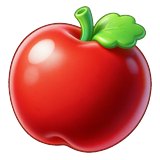
#> input picture assets/pat/apple.png, 160 x 160 px
$ python -i iconize.py   (imports and definitions only)
#> lines starting #> are read from the running program, lines starting #| are printed output that depends on the picture; after the words box and inside, x2 and y2 are one past the last pixel; in counts of white or black regions, pixels touching at a corner belong together
"""iconize.py —— 把 AI 生成的浅底图批量抠成透明 PNG，并统一尺寸。

用法：python tools/iconize.py
输入：assets/raw/*.png（按文件时间排序，顺序对应 NAMES）
输出：assets/pat/<name>.png（192x192 透明，主体最长边占 88%）
      tools/shots/pat-preview.png（4x3 预览拼图，人眼验收用）

核心：背景不是真透明，需要自己抠。用「颜色相似 + 从边界连通传播」判定背景，
      这样主体内部的浅色区域（羊的白毛、白菜的白帮、蘑菇的白点）不会被误抠成洞。
"""
import os
import glob
import numpy as np
from PIL import Image, ImageFilter

ROOT = os.path.dirname(os.path.dirname(os.path.abspath(__file__)))
NAMES = ['carrot', 'cabbage', 'corn', 'apple', 'mushroom', 'strawberry',
         'sheep', 'eggplant', 'banana', 'peach', 'lemon', 'grape']
OUT_SIZE = 160
FILL = 0.92          # 主体最长边占画布比例
THRESH = 44          # 与背景色的最大通道差阈值
SHRINK = 1           # 背景掩膜向内膨胀像素数（吃掉边缘过渡白边）


def dilate(m):
    out = m.copy()
    out[1:, :] |= m[:-1, :]
    out[:-1, :] |= m[1:, :]
    out[:, 1:] |= m[:, :-1]
    out[:, :-1] |= m[:, 1:]
    return out


def matte(path):
#> called with path = '../assets/pat/apple.png'
    im = Image.open(path).convert('RGB')
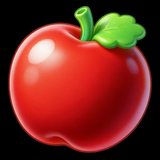
#> im: PIL image 160x160 RGB; mean R, G, B 114.5, 43.3, 32
    a = np.asarray(im).astype(np.int16)
    h, w, _ = a.shape
#> h = 160; w = 160

    edge = np.concatenate([a[0, :, :], a[-1, :, :], a[:, 0, :], a[:, -1, :]], axis=0)
#> edge = 640 rows, first 8: [0, 0, 0], [0, 0, 0], [0, 0, 0], [0, 0, 0], [0, 0, 0], [0, 0, 0], [0, 0, 0], [0, 0, 0]
    bg = np.median(edge, axis=0)
#> bg = [0, 0, 0]
    dist = np.abs(a - bg).max(axis=2)
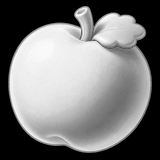
#> dist: shape (160, 160) float64; min 0, max 254, mean 120.5
    cand = dist < THRESH
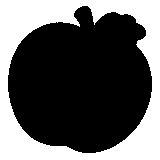
#> cand: shape (160, 160) bool; 36.9% white; 1 white region, box (x1, y1, x2, y2) and area: (0, 0, 160, 160) 9444

    reach = np.zeros((h, w), bool)
    reach[0, :] = cand[0, :]
#> reach: shape (160, 160) bool; 0.62% white in thin lines or dots, all inside (x1, y1, x2, y2) = (0, 0, 160, 1)
    reach[-1, :] |= cand[-1, :]
    reach[:, 0] |= cand[:, 0]
    reach[:, -1] |= cand[:, -1]
#> reach: shape (160, 160) bool; 2.5% white in thin lines or dots
    for _ in range(5000):
        nxt = dilate(reach) & cand
        if nxt.sum() == reach.sum():
            break
        reach = nxt

    for _ in range(SHRINK):
        reach = dilate(reach)

    alpha = np.where(reach, 0, 255).astype(np.uint8)
#> alpha: shape (160, 160); 61.3% white; 1 black region, box (x1, y1, x2, y2) and area: (0, 0, 160, 160) 9906
    alpha_im = Image.fromarray(alpha, 'L').filter(ImageFilter.GaussianBlur(0.65))
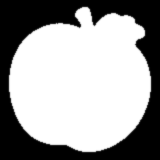
#> alpha_im: PIL image 160x160 L; min 0, max 255, mean 156.3
    rgba = im.convert('RGBA')
    rgba.putalpha(alpha_im)
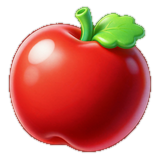
#> rgba: PIL image 160x160 RGBA; mean R, G, B, A 114.5, 43.3, 32, 156.3; transparent parts drawn white

    solid = alpha_im.point(lambda v: 255 if v > 12 else 0)
#> solid: PIL image 160x160 L; 63.1% white; 1 black region, box (x1, y1, x2, y2) and area: (0, 0, 160, 160) 9440
    bbox = solid.getbbox()
#> bbox = (8, 6, 152, 153)
    if not bbox:
        raise RuntimeError('empty matte: ' + path)
    crop = rgba.crop(bbox)
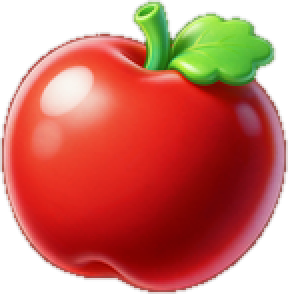
#> crop: PIL image 144x147 RGBA (shown 2 times larger); mean R, G, B, A 138.4, 52.3, 38.7, 189.1; transparent parts drawn white

    k = (OUT_SIZE * FILL) / max(crop.width, crop.height)
#> k = 1
    nw, nh = max(1, round(crop.width * k)), max(1, round(crop.height * k))
#> nw = 144; nh = 147
    crop = crop.resize((nw, nh), Image.LANCZOS)

    canvas = Image.new('RGBA', (OUT_SIZE, OUT_SIZE), (0, 0, 0, 0))
#> canvas: PIL image 160x160 RGBA; every value is 0
    canvas.paste(crop, ((OUT_SIZE - nw) // 2, (OUT_SIZE - nh) // 2), crop)
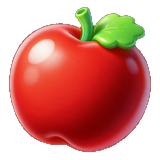
#> canvas: PIL image 160x160 RGBA; mean R, G, B, A 112.5, 42.2, 31.5, 154.6; transparent parts drawn white
    return canvas, (bbox[2] - bbox[0], bbox[3] - bbox[1]), bg


def main():
    files = sorted(glob.glob(os.path.join(ROOT, 'assets/raw/*.png')), key=os.path.getmtime)
    if len(files) < len(NAMES):
        raise SystemExit('需要 %d 张原图，实际 %d 张' % (len(NAMES), len(files)))
    outdir = os.path.join(ROOT, 'assets/pat')
    os.makedirs(outdir, exist_ok=True)

    icons = []
    for name, f in zip(NAMES, files):
        icon, box, bg = matte(f)
        icon.save(os.path.join(outdir, name + '.png'), optimize=True)
        icons.append(icon)
        print('%-10s bbox=%sx%s bg=%s -> %dKB' % (
            name, box[0], box[1], tuple(int(x) for x in bg),
            os.path.getsize(os.path.join(outdir, name + '.png')) // 1024))

    # 预览拼图
    cell, cols = OUT_SIZE, 4
    rows = (len(icons) + cols - 1) // cols
    pad = 18
    W = cols * cell + (cols + 1) * pad
    H = rows * cell + (rows + 1) * pad
    sheet = Image.new('RGB', (W, H), (252, 246, 238))
    for i, ic in enumerate(icons):
        x = pad + (i % cols) * (cell + pad)
        y = pad + (i // cols) * (cell + pad)
        tile = Image.new('RGBA', (cell, cell), (255, 255, 255, 255))
        tile.paste(ic, (0, 0), ic)
        sheet.paste(tile.convert('RGB'), (x, y))
    shots = os.path.join(ROOT, 'tools/shots')
    os.makedirs(shots, exist_ok=True)
    sheet.save(os.path.join(shots, 'pat-preview.png'))
    print('preview ->', os.path.join(shots, 'pat-preview.png'))


# [2 lines not run here, left out]

>>> result = matte('../assets/pat/apple.png')

$ run again, on assets/pat/corn.png
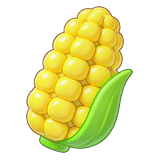
#> input picture assets/pat/corn.png, 160 x 160 px
#> edge = 640 rows, first 8: [0, 0, 0], [0, 0, 0], [0, 0, 0], [0, 0, 0], [0, 0, 0], [0, 0, 0], [0, 0, 0], [0, 0, 0]
#> bg = [0, 0, 0]
#> in matte, `cand = dist < THRESH`:
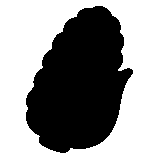
#> cand: shape (160, 160) bool; 58.1% white; 1 black region, box (x1, y1, x2, y2) and area: (26, 6, 133, 153) 10733
#> alpha: shape (160, 160); 40.4% white; 1 white region, box (x1, y1, x2, y2) and area: (27, 7, 132, 152) 10349
#> solid: PIL image 160x160 L; 41.9% white; 1 white region, box (x1, y1, x2, y2) and area: (26, 6, 133, 153) 10738
#> bbox = (26, 6, 133, 153)
#> in matte, `canvas.paste(crop, ((OUT_SIZE - nw) // 2, (OUT_SIZE - nh) // 2), crop)`:
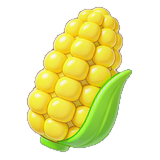
#> canvas: PIL image 160x160 RGBA; mean R, G, B, A 84.3, 83.6, 24.2, 101.7; transparent parts drawn white

$ run again, on assets/pat/grape.png
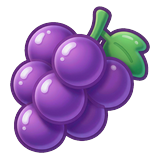
#> input picture assets/pat/grape.png, 160 x 160 px
#> edge = 640 rows, first 8: [0, 0, 0], [0, 0, 0], [0, 0, 0], [0, 0, 0], [0, 0, 0], [0, 0, 0], [0, 0, 0], [0, 0, 0]
#> bg = [0, 0, 0]
#> cand: shape (160, 160) bool; 47.5% white; 1 white region, box (x1, y1, x2, y2) and area: (0, 0, 160, 160) 12159
#> alpha: shape (160, 160); 50.7% white; 1 black region, box (x1, y1, x2, y2) and area: (0, 0, 160, 160) 12627
#> solid: PIL image 160x160 L; 52.5% white; 1 black region, box (x1, y1, x2, y2) and area: (0, 0, 160, 160) 12150
#> bbox = (10, 6, 150, 153)
#> in matte, `canvas.paste(crop, ((OUT_SIZE - nw) // 2, (OUT_SIZE - nh) // 2), crop)`:
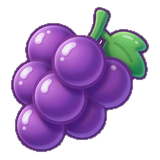
#> canvas: PIL image 160x160 RGBA; mean R, G, B, A 63, 42.1, 79.4, 127.5; transparent parts drawn white
